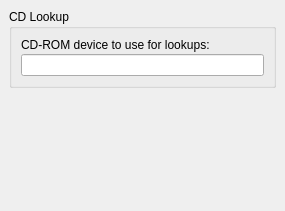
<ui version="4.0" >
 <author></author>
 <comment></comment>
 <exportmacro></exportmacro>
 <class>Form</class>
 <widget class="QWidget" name="Form" >
  <property name="geometry" >
   <rect>
    <x>0</x>
    <y>0</y>
    <width>285</width>
    <height>211</height>
   </rect>
  </property>
  <layout class="QVBoxLayout" >
   <property name="margin" >
    <number>9</number>
   </property>
   <property name="spacing" >
    <number>6</number>
   </property>
   <item>
    <widget class="QGroupBox" name="rename_files" >
     <property name="title" >
      <string>CD Lookup</string>
     </property>
     <layout class="QGridLayout" >
      <property name="margin" >
       <number>9</number>
      </property>
      <property name="spacing" >
       <number>2</number>
      </property>
      <item row="1" column="0" >
       <widget class="QLineEdit" name="cd_lookup_device" />
      </item>
      <item row="0" column="0" >
       <widget class="QLabel" name="label_3" >
        <property name="text" >
         <string>CD-ROM device to use for lookups:</string>
        </property>
        <property name="buddy" >
         <cstring>cd_lookup_device</cstring>
        </property>
       </widget>
      </item>
     </layout>
    </widget>
   </item>
   <item>
    <spacer>
     <property name="orientation" >
      <enum>Qt::Vertical</enum>
     </property>
     <property name="sizeHint" >
      <size>
       <width>161</width>
       <height>81</height>
      </size>
     </property>
    </spacer>
   </item>
  </layout>
 </widget>
 <pixmapfunction></pixmapfunction>
 <tabstops>
  <tabstop>cd_lookup_device</tabstop>
 </tabstops>
 <resources/>
 <connections/>
</ui>
